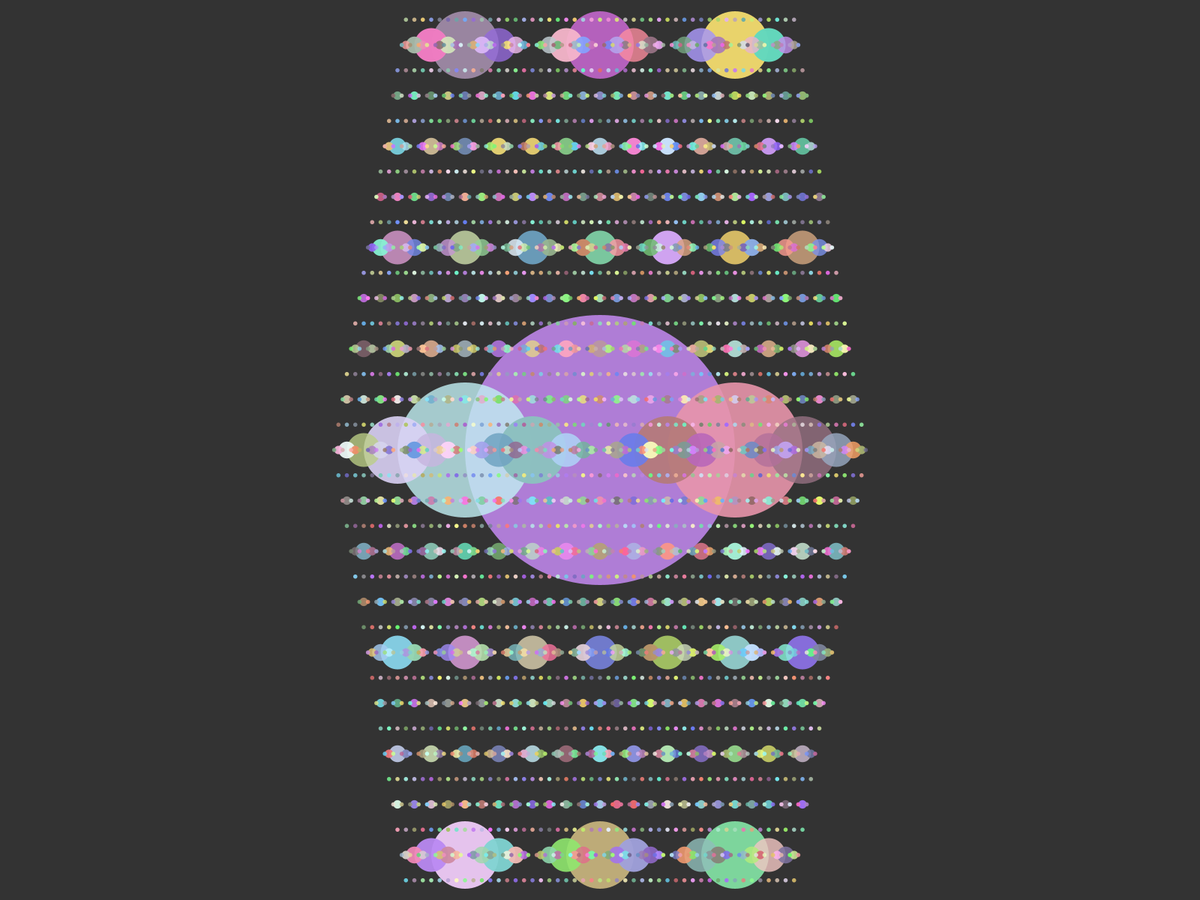
Frame 1 (no input)
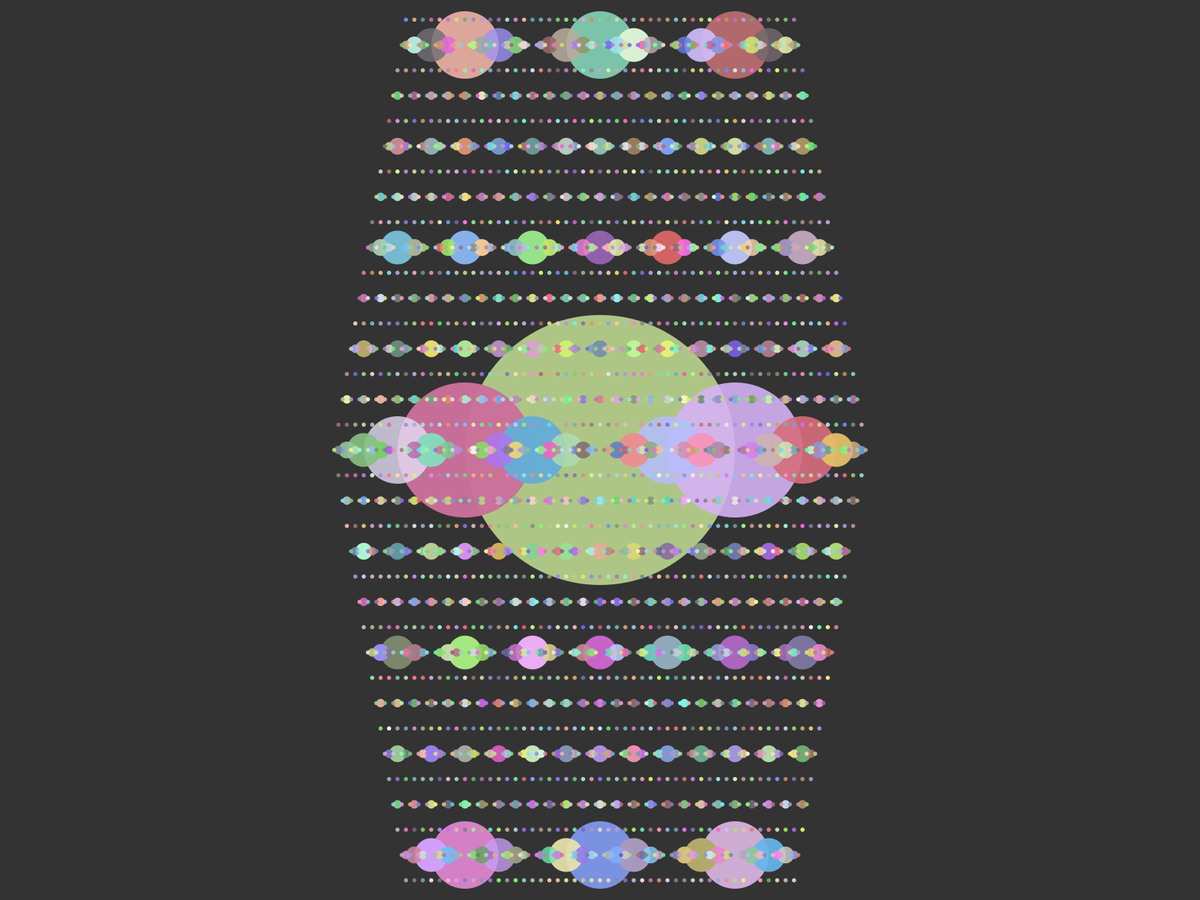
Frame 60 (the mouse pressed at the canvas centre just before this capture)
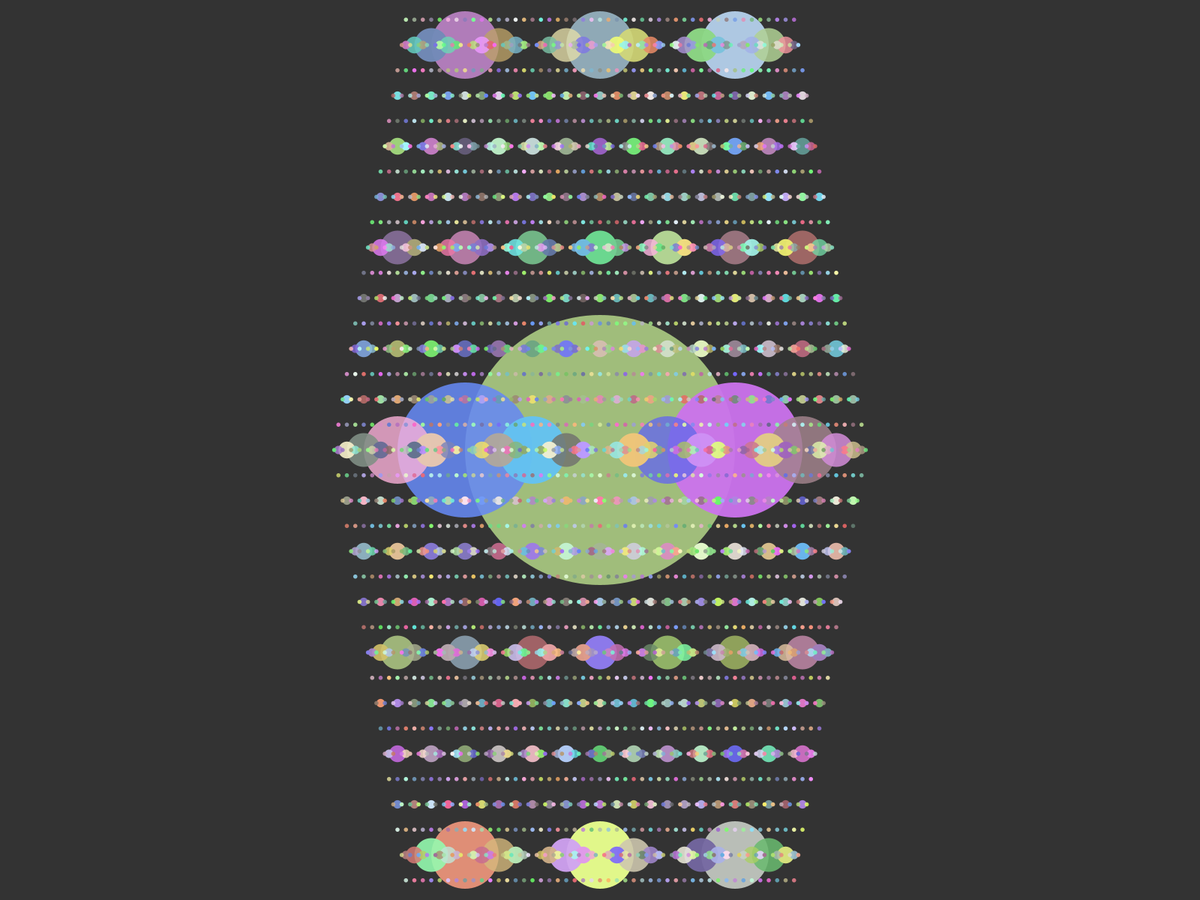
Frame 120 (the mouse held since frame 60 and released just before this capture)

The Processing sketch that drew these frames (run headless with seeded random() and noise(); from frame 60 on, the mouse is pressed at the canvas centre):

// Processing sketch: trippy_planets
// ── trippy_planets.pde
void setup() {
  //size(640, 360);
  fullScreen();
}

void draw() {
  background(51);
  frameRate(10);
  drawCircle(width/2, height/2, 360);
}

void drawCircle(float x, float y, float d) {
  noStroke();
  fill(random(100,255),random(100,255),random(100,255),random(200,255));
  ellipse(x, y, d, d);
  if (d>10) {
    drawCircle(x+d/2, y, d/2);
    drawCircle(x, y+(3*d), d/2);
    drawCircle(x, y-(3*d), d/2);
    drawCircle(x-d/2, y, d/2);
  }
}
